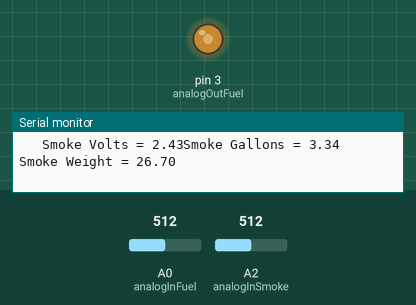
Recording of a sketch running on a simulated Arduino Uno, built with avr-gcc and run on an emulated ATmega328P. Shown: output pins drawn as LEDs (lit = HIGH), the last lines printed to the serial monitor. The test bench sets the inputs (shaded band); at power-on: A0 (analogInFuel) = 512, A2 (analogInSmoke) = 512.

Above: at 16.1 s.
16.2 s: A0 (analogInFuel) set to 716
At 20.2 s:
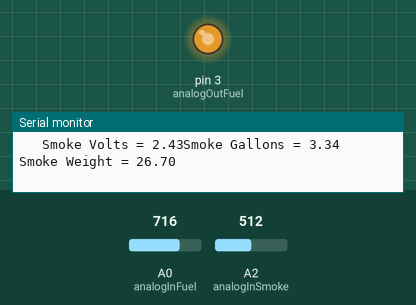
20.9 s: A0 (analogInFuel) set to 900
At 24.5 s:
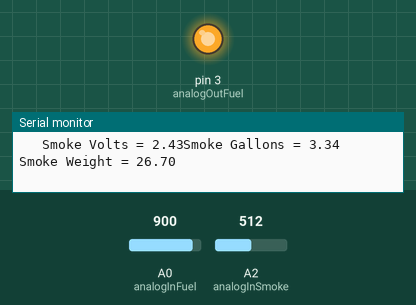
25.5 s: A0 (analogInFuel) set to 306
At 29.8 s:
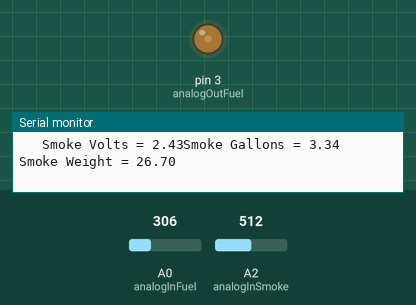
30.1 s: A0 (analogInFuel) set to 511
At 34.0 s:
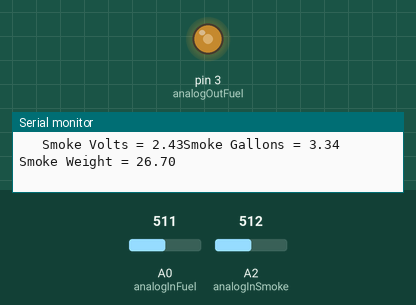
Timing chart, 0 to 35.5 s (numbered marks = the images above; inputs shaded):
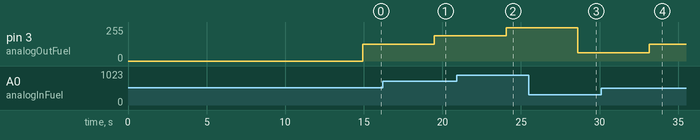

Measured:
- after the input at 16.2 s, pin 3 (analogOutFuel): 127/255 → 191/255 after 3.3 s
- after the input at 20.9 s, pin 3 (analogOutFuel): 191/255 → 248/255 after 3.1 s
- after the input at 25.5 s, pin 3 (analogOutFuel): 248/255 → 63/255 after 3.1 s
- after the input at 30.1 s, pin 3 (analogOutFuel): 63/255 → 127/255 after 3.1 s

The sketch:

N221TM-FuelPressure.ino
```cpp
#include <SoftwareSerial.h>

/*
 *
 *                      N221TM Arduino
 *
 *          **********  Version 2.6 **********
 *
 Reads an analog input pin, maps the result to a range from 0 to 255
 and uses the result to set the pulsewidth modulation (PWM) of an output pin.
 Also prints the results to the serial monitor.

 The first circuit:
   Garmin Fuel Pressure sensor connected to analog pin 0.
   Sensor ouputs 0.5 volts at 0.0 PSIG and 4.5 volts at 15.0 PSIG.
   Output is divided using 2K fixed resistor and a 200K 20-turn pot.

 The second circuit:
   9600 BAUD serial data from Garmin GPSMAP-496 is read into HW serial port,
   parsed and simple GPS message is sent at 4800 BAUD to the Trio AP-1 autopilot.

 The third circuit:
   eTape Smoke Oil Tank Level sensor connected to analog pin 1.


 Original AI and maping created 29 Dec. 2008
 modified 9 Apr 2012 by Tom Igoe
 Addapted Jan 2016 by Mike Rehberg for N221TM Fuel Pressure transducer
                                        ouputs 0.5Vdc to 4.5Vdc while VM1000 is expecting 0 to 50mv.

 V2.0 March 2016 by Mike Rehberg:       Added Serial BAUD rate converter.  Garmin G496 outputs NMEA
                                        and Garmin COM data at 9600 BAUD.  Trio AP-1 autopilot can
                                        only read NMEA-0183 data at 4800 BAUD.

                                        Moved 9600 receive port to hardware serial port (D0).  It dropped
                                        bytes on the Software Serial port.

                                        Note that these are RS-232 level signels and as such need a
                                        TTL to RS-232 level shifter to interface with the Arduino.

 V2.2 May 9, 2016 by Mike Rehberg:      Added NMEA string code to read from G-496 at 9600 into the HW
                                        serial port and write out only NMEA code at 4800 to the Autopilot.
                                        Moed Serial output to A/P from Analog-2 to Digital-4 to match HW in plane.
                                        removed SoftwareSerial code for reading from G496.  HW reciever should
                                        be better about not dropping characters

   $GPRMB,A,0.66,R,KIKW,MTW,4407.71,N,08740.80,W,150.834,282.1,,V,D*2C
   $GPRMC,211512,A,4339.15,N,08415.97,W,0.0,9.0,110516,6.8,W,D*10

 V 2.5 May 11 2016 by Mike Rehberg:     Reading G496 message stream at 9600 and only sending NMEA
                                        $GPRMB and $GPRMC messeges to autopilot at 4800.
                                        will only send one message out of 2 or 3 which is about 1 per two sec.

                                        Added a timer on the analog read/write of the fuel pressure sensor.
                                        The VM1000 is slow anyway so no need to waste Arduino cycles.  Currently
                                        set to update once every 2.925 seconds.

 V 2.6  Feb 24, 2017 by Mike Rehberg:   Added Smoke oil tank level sensor to Analog Input pin A2.
                                        Level is read by eTape sensor which outputs 0-5 volts based on
                                        0 to 12" of level in tank.  (0.404 Volts/Inch
                                        *****  NEEDS TO BE TESTED AND CALIBRATED *******


 Things to add:                         + Hardware switch and code to enable debug to LCD display

 */

// These constants won't change.  They're used to give names
// to the pins used:
// Note Pin-0 is hardware RX and Pin-1 is hardware TX.  The RX Pin-0 will be connected to the G496 TX

const int analogInFuel   = A0; // Analog input pin that the Fuel Sensor is attached to
//                         A1  // Analog input pin used for LCD Serial Display output
const int analogInSmoke  = A2; // Analog input pin for Smoke Oil Tank level sensor
const int analogOutFuel  = 3;  // Analog output pin that is voltage divided before going to
float psig;                    // The VM-1000
float inputVoltage;
float temp;
float resolution=210.928;   // Fuel Pressure Input steps per Volt  1023/4.85
float scaleFactor=17.0;     // Fuel Pressure Output steps per PSIG: 255/15
float smokeGallons;
float smokeResolution = 210.928;   // Smoke Level Input steps per Volt 1023 / 4.85  (9" = Full = 5 Gallons)
float smokeScaleFactor = 1.375;    // Smoke Level Gallons per Volt (.404V/in, 3.6375V=Full, .7275V/Gallon)
float smokeVolts;
float smokeWeight;          // How much somke juice onboard in lbs.
int   garminOffset=102;     // Steps for 0.5 VDC offset to 0.0 PSIG
char  incomingByte;         // BAUD conversion buffer
String g496String ="                                      ";      // String read buffer in from G496
int    countB =0;
int    countC =0;
unsigned long currentMillis =  0;   // How long the Arduino has been running (will loo in 50 days)
unsigned long previousMillis = 0;   // The last time the Fuel Pressure was updated
int           interval = 2925;      // Loop time for reading and writing the Fuel Pressure and reading Smoke Level

#define rxPinLCD 2    //  rxPinLCD is immaterial - not used - just make this an unused Arduino pin number
#define txPinLCD 15   //  txpinLCD for Serial 4x20 LCD Display using Analog(1)

#define rxPinAP1 5    //  rxPinAP1 is immaterial - not used - just make this an unused Arduino pin number
#define txPinAP1 4    //  txpinAP1 for output to SmartGPS using Digital(4)


SoftwareSerial lcdSerial  =  SoftwareSerial(rxPinLCD, txPinLCD);
SoftwareSerial ap1Serial  =  SoftwareSerial(rxPinAP1, txPinAP1);

int rawSensorValue = 0;     // value read from the Sensor
int sensorValue;
int outputValue = 0;        // value output to the PWM (analog out)

void setup() {
  pinMode(analogOutFuel, OUTPUT);


  // initialize serial communications at 9600 bps:
  Serial.begin(9600);        // Harware Serail port to read NMEA and COM data from G-496

  pinMode(txPinLCD, OUTPUT); // Serial output to 4/20 character LCD display
  lcdSerial.begin(9600);      // 9600 baud is chip comm speed

  pinMode(txPinAP1, OUTPUT);  // Serial output to NavAid AP-1 Autopilot
  ap1Serial.begin(4800);      // 4800 baud is chip comm speed

  lcdSerial.print("?G420");   // set display geometry,  4 x 20 characters in this case
//  lcdSerial.print("?G216");   // set display geometry, 2 x 16 characters in this case
  delay(500);                // pause to allow LCD EEPROM to program
  lcdSerial.print("?Bff");    // set backlight to ff hex, maximum brightness
  delay(1000);               // pause to allow LCD EEPROM to program
  lcdSerial.print("?s6");     // set tabs to six spaces
  delay(1000);               // pause to allow LCD EEPROM to program
  lcdSerial.print("?c0");     // turn cursor off
  delay(300);
  lcdSerial.print("?f");      // clear the LCD
  delay(1000);
  lcdSerial.print("?x00?y0");   // cursor to first character of line 0
  lcdSerial.println("   N221TM   V 2.6   ");
  lcdSerial.print("?x00?y1");   // cursor to first character of line 1
  lcdSerial.println(" BareBones  Arduino ");
  lcdSerial.print("?x00?y2");   // cursor to first character of line 2
  lcdSerial.println("Fuel Pressure, and  ");
  lcdSerial.print("?x00?y3");   // cursor to first character of line 3
  lcdSerial.println("Pounds of Smoke Oil ");
  delay(10000);                 // Wait 10 seconds to read it.
  lcdSerial.print("?f");       // clear the LCD
  delay(1000);
}

void loop() {

  if(Serial.available() > 0) {               // Read GPS data at 9600 BAUD into the Hardware Serial Port
    incomingByte = Serial.read();            // Move byte to temp storage to be ready to write to A/P
    if (incomingByte != '\n') {              // Look for NewLine terminator
      if (incomingByte == '$') {             // Begining of NMEA string
        g496String = "";                     // Clear string buffer
      }
      g496String += incomingByte;            // Move character into next open space in string
    }
    else {
      if (g496String.substring(1, 6) == "GPRMB") {
        if (countB == 2) {
          ap1Serial.println(g496String);      // Write NMEA string to the AutoPilot at 4800
          countB = 0;
        }
        else countB = countB + 1;
      }
      else if (g496String.substring(1, 6) == "GPRMC") {
        if (countC == 2) {
          ap1Serial.println(g496String);      // Write NMEA string to the AutoPilot at 4800
          countC = 0;
        }
        else countC = countC +1;
      }
      g496String = "";
    }
  }

  // read the analog fuel pressure in value:

  currentMillis = millis();                     // How long has it been since last booted?

  if (currentMillis - previousMillis >= interval) {
    previousMillis = currentMillis;               // Reset the timer
    rawSensorValue = analogRead(analogInFuel);    // Read voltage from Garmin fuel pressure sensor
    sensorValue = rawSensorValue - garminOffset;  // Remove the 0.5V offset
    if (sensorValue <= 0) sensorValue = 0;        // No negative Fuel Pressure

    outputValue = map(sensorValue, 0, 818, 0, 255);  //
    if (outputValue >= 255) outputValue = 255;       // Set max at full scale or else it wraps
    analogWrite(analogOutFuel, outputValue);         // Set the analog out value:

    // Now read the Smoke Oil Tank Level
     rawSensorValue = analogRead(analogInSmoke);      // Read voltage for level 0-5VDC
     smokeVolts = rawSensorValue / smokeResolution;   // steps / steps per volt
     smokeGallons = smokeVolts * smokeScaleFactor;    // Level in Gallons
     smokeWeight = smokeGallons * 8.0;                // Pounds of smoke oil onboard
  }

// Uncomment this last block to enable Fuel Pressure debug messaged to the LCD and monitor.
// +++++++++++++ BEGINING OF DEBUG CODE ++++++++++++++++++++++++++++++++++++
//  /*
  temp = outputValue;        // prepare for float math
  psig = temp/scaleFactor;   // Convert to PSIG
  temp = rawSensorValue;     // prepare for float math
  inputVoltage = temp/resolution;    // assuming 4.96vdc supply/reference

  // print the results to the serial monitor:
  Serial.print("RawSensor = ");
  Serial.print(rawSensorValue);
  Serial.print("\t AdjSensor = ");
  Serial.print(sensorValue);
  Serial.print("\t Output = ");
  Serial.print(outputValue);
  Serial.print("\t Input Voltage = ");
  Serial.print(inputVoltage);
  Serial.print(" VDC");
  Serial.print("\t Fuel Presure = ");
  Serial.print(psig);
  Serial.println(" PSIG");
  Serial.print("\t Smoke Volts = ");
  Serial.print(smokeVolts);
  Serial.print("Smoke Gallons = ");
  Serial.println(smokeGallons);
  Serial.print("Smoke Weight = ");
  Serial.println(smokeWeight);
  Serial.println();

  // print the results to the LCD display:
  lcdSerial.print("?x00?y0");   // cursor to first character of line 0
  lcdSerial.println("Tank Voltage:       ");
  lcdSerial.print("?x16?y0");   // cursor to 16th character of line 0
  lcdSerial.print(smokeVolts, 2);
  lcdSerial.print("?x00?y1");   // cursor to first character of line 1
  lcdSerial.println("Pounds of Oil:       ");
  lcdSerial.print("?x15?y1");   // cursor to 15th character of line 1
  lcdSerial.print(smokeWeight, 2);
  lcdSerial.print("?x00?y2");   // cursor to first character of line 2
  lcdSerial.println("Fuel Pressure:      ");
  lcdSerial.print("?x16?y2");   // cursor to 16th character of line 2
  lcdSerial.print(psig, 1);
  lcdSerial.print("?x00?y3");   // cursor to first character of line 3
  lcdSerial.println("Voltage In:         ");
  lcdSerial.print("?x16?y3");   // cursor to 16th character of line 3
  lcdSerial.print(inputVoltage, 2);

  delay(2000); // Wait 2 seconds while in debug.

// +++++++++++++++++++++++++ END OF DEBUG CODE +++++++++++++++++++++++++
//   */

}
```
